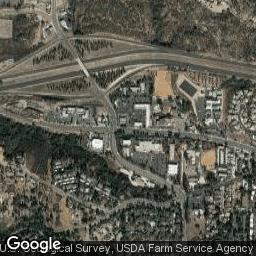
#> input picture dl/image/all_data/-107_-50.png, 256 x 256 px, given in place of bike.jpg, which was not available
$ python resize.py image/all_data/-107_-50.png
#> lines starting #> are read from the running program, lines starting #| are printed output that depends on the picture
# -*- coding: utf-8 -*-
import os
import sys
import cv2
import glob
import numpy as np

# args = sys.argv

size = (227,227)
#size = (256,256)
in_dir_path = "/home/ubuntu/miyamoto/sample/chainer/examples/imagenet/bike.jpg"

try:
    img = cv2.imread(in_dir_path)
#> img is the input picture: shape (256, 256, 3); mean B, G, R 79.5, 90.1, 90.6
    print(img.shape)
#| (256, 256, 3)
    height, width = img.shape[:2]
#> height = 256; width = 256
    img = cv2.resize(img, size)
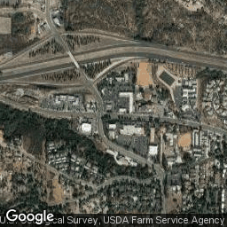
#> img: shape (227, 227, 3); mean B, G, R 79.4, 89.9, 90.5
    cv2.imwrite(in_dir_path, img)
    print(img.shape)
#| (227, 227, 3)

    # [6 lines of commented-out code are left out]

except Exception as e:
    print("exception args:", e.args)

$ run again, on dl/image/all_data/-107_-90.png
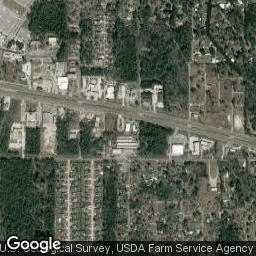
#> input picture dl/image/all_data/-107_-90.png, 256 x 256 px, given in place of bike.jpg, which was not available
#> img is the input picture: shape (256, 256, 3); mean B, G, R 82.1, 95, 89.9
#| (256, 256, 3)
#> `img = cv2.resize(img, size)`:
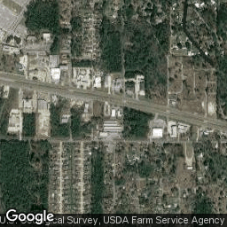
#> img: shape (227, 227, 3); mean B, G, R 81.9, 94.8, 89.7
#| (227, 227, 3)

$ run again, on dl/image/all_data/-117_-10.png
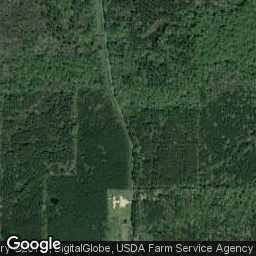
#> input picture dl/image/all_data/-117_-10.png, 256 x 256 px, given in place of bike.jpg, which was not available
#> img is the input picture: shape (256, 256, 3); mean B, G, R 50.1, 71, 49.7
#| (256, 256, 3)
#> `img = cv2.resize(img, size)`:
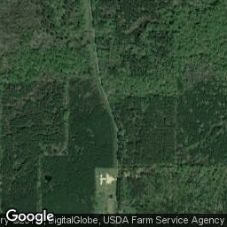
#> img: shape (227, 227, 3); mean B, G, R 50, 70.9, 49.6
#| (227, 227, 3)
